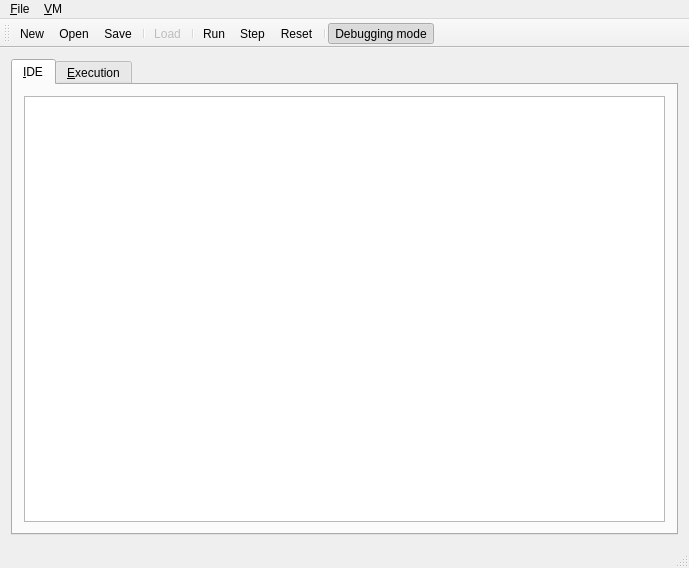
<?xml version="1.0" encoding="UTF-8"?>
<ui version="4.0">
 <class>BrainWindow</class>
 <widget class="QMainWindow" name="BrainWindow">
  <property name="geometry">
   <rect>
    <x>0</x>
    <y>0</y>
    <width>689</width>
    <height>568</height>
   </rect>
  </property>
  <property name="windowTitle">
   <string/>
  </property>
  <widget class="QWidget" name="centralWidget">
   <layout class="QVBoxLayout" name="verticalLayout">
    <item>
     <widget class="QTabWidget" name="viewsTab">
      <property name="enabled">
       <bool>true</bool>
      </property>
      <property name="tabPosition">
       <enum>QTabWidget::North</enum>
      </property>
      <property name="tabShape">
       <enum>QTabWidget::Rounded</enum>
      </property>
      <property name="currentIndex">
       <number>0</number>
      </property>
      <property name="movable">
       <bool>true</bool>
      </property>
      <widget class="QWidget" name="ideTab">
       <attribute name="title">
        <string>&amp;IDE</string>
       </attribute>
       <layout class="QVBoxLayout" name="verticalLayout_3">
        <item>
         <widget class="QPlainTextEdit" name="teIde">
          <property name="font">
           <font>
            <family>DejaVu Sans Mono</family>
            <pointsize>9</pointsize>
            <weight>75</weight>
            <bold>true</bold>
            <kerning>false</kerning>
           </font>
          </property>
          <property name="cursor" stdset="0">
           <cursorShape>IBeamCursor</cursorShape>
          </property>
          <property name="horizontalScrollBarPolicy">
           <enum>Qt::ScrollBarAlwaysOff</enum>
          </property>
          <property name="plainText">
           <string notr="true"/>
          </property>
         </widget>
        </item>
       </layout>
      </widget>
      <widget class="QWidget" name="debuggingTab">
       <attribute name="title">
        <string>&amp;Execution</string>
       </attribute>
       <layout class="QGridLayout" name="gridLayout">
        <item row="0" column="0">
         <widget class="QSplitter" name="splitter_2">
          <property name="orientation">
           <enum>Qt::Horizontal</enum>
          </property>
          <widget class="QWidget" name="layoutWidget">
           <layout class="QVBoxLayout" name="loProgramRelated">
            <item>
             <widget class="QSplitter" name="splitter">
              <property name="orientation">
               <enum>Qt::Vertical</enum>
              </property>
              <widget class="QWidget" name="layoutWidget">
               <layout class="QVBoxLayout" name="verticalLayout_2">
                <item>
                 <widget class="QLabel" name="lbProgram">
                  <property name="text">
                   <string>Program currently in VM</string>
                  </property>
                 </widget>
                </item>
                <item>
                 <widget class="QPlainTextEdit" name="teDebugProgram">
                  <property name="font">
                   <font>
                    <family>DejaVu Sans Mono</family>
                    <pointsize>7</pointsize>
                    <weight>75</weight>
                    <bold>true</bold>
                    <kerning>false</kerning>
                   </font>
                  </property>
                  <property name="verticalScrollBarPolicy">
                   <enum>Qt::ScrollBarAsNeeded</enum>
                  </property>
                  <property name="horizontalScrollBarPolicy">
                   <enum>Qt::ScrollBarAlwaysOff</enum>
                  </property>
                  <property name="undoRedoEnabled">
                   <bool>false</bool>
                  </property>
                  <property name="plainText">
                   <string notr="true"/>
                  </property>
                  <property name="textInteractionFlags">
                   <set>Qt::NoTextInteraction</set>
                  </property>
                  <property name="centerOnScroll">
                   <bool>true</bool>
                  </property>
                 </widget>
                </item>
               </layout>
              </widget>
              <widget class="QWidget" name="layoutWidget">
               <layout class="QVBoxLayout" name="verticalLayout_5">
                <item>
                 <widget class="QLabel" name="lbOutput">
                  <property name="text">
                   <string>Output</string>
                  </property>
                 </widget>
                </item>
                <item>
                 <widget class="QPlainTextEdit" name="teOutput">
                  <property name="font">
                   <font>
                    <family>DejaVu Sans Mono</family>
                    <kerning>false</kerning>
                   </font>
                  </property>
                  <property name="cursor" stdset="0">
                   <cursorShape>IBeamCursor</cursorShape>
                  </property>
                  <property name="verticalScrollBarPolicy">
                   <enum>Qt::ScrollBarAsNeeded</enum>
                  </property>
                  <property name="horizontalScrollBarPolicy">
                   <enum>Qt::ScrollBarAlwaysOff</enum>
                  </property>
                  <property name="undoRedoEnabled">
                   <bool>false</bool>
                  </property>
                  <property name="readOnly">
                   <bool>true</bool>
                  </property>
                  <property name="plainText">
                   <string notr="true"/>
                  </property>
                  <property name="textInteractionFlags">
                   <set>Qt::TextSelectableByKeyboard|Qt::TextSelectableByMouse</set>
                  </property>
                  <property name="centerOnScroll">
                   <bool>true</bool>
                  </property>
                 </widget>
                </item>
               </layout>
              </widget>
             </widget>
            </item>
            <item>
             <layout class="QVBoxLayout" name="loInputBuffer">
              <item>
               <widget class="QLabel" name="lbInput">
                <property name="text">
                 <string>Input buffer:</string>
                </property>
               </widget>
              </item>
              <item>
               <widget class="QLineEdit" name="leInput">
                <property name="inputMask">
                 <string notr="true"/>
                </property>
               </widget>
              </item>
             </layout>
            </item>
           </layout>
          </widget>
          <widget class="QSplitter" name="spControls">
           <property name="orientation">
            <enum>Qt::Vertical</enum>
           </property>
           <widget class="QWidget" name="layoutWidget">
            <layout class="QGridLayout" name="loMemAndDPIP">
             <item row="0" column="1">
              <layout class="QGridLayout" name="loMemContents">
               <item row="3" column="1">
                <widget class="QTableWidget" name="tblMemory">
                 <property name="sizePolicy">
                  <sizepolicy hsizetype="Minimum" vsizetype="MinimumExpanding">
                   <horstretch>0</horstretch>
                   <verstretch>0</verstretch>
                  </sizepolicy>
                 </property>
                 <property name="maximumSize">
                  <size>
                   <width>75</width>
                   <height>170</height>
                  </size>
                 </property>
                 <property name="font">
                  <font>
                   <family>DejaVu Sans Mono</family>
                   <pointsize>7</pointsize>
                   <kerning>false</kerning>
                  </font>
                 </property>
                 <property name="frameShape">
                  <enum>QFrame::StyledPanel</enum>
                 </property>
                 <property name="frameShadow">
                  <enum>QFrame::Sunken</enum>
                 </property>
                 <property name="verticalScrollBarPolicy">
                  <enum>Qt::ScrollBarAsNeeded</enum>
                 </property>
                 <property name="horizontalScrollBarPolicy">
                  <enum>Qt::ScrollBarAlwaysOff</enum>
                 </property>
                 <property name="autoScroll">
                  <bool>false</bool>
                 </property>
                 <property name="editTriggers">
                  <set>QAbstractItemView::NoEditTriggers</set>
                 </property>
                 <property name="showDropIndicator" stdset="0">
                  <bool>false</bool>
                 </property>
                 <property name="dragDropOverwriteMode">
                  <bool>false</bool>
                 </property>
                 <property name="alternatingRowColors">
                  <bool>false</bool>
                 </property>
                 <property name="selectionMode">
                  <enum>QAbstractItemView::NoSelection</enum>
                 </property>
                 <property name="textElideMode">
                  <enum>Qt::ElideMiddle</enum>
                 </property>
                 <property name="verticalScrollMode">
                  <enum>QAbstractItemView::ScrollPerItem</enum>
                 </property>
                 <property name="gridStyle">
                  <enum>Qt::SolidLine</enum>
                 </property>
                 <property name="wordWrap">
                  <bool>false</bool>
                 </property>
                 <property name="cornerButtonEnabled">
                  <bool>false</bool>
                 </property>
                 <property name="rowCount">
                  <number>9</number>
                 </property>
                 <property name="columnCount">
                  <number>1</number>
                 </property>
                 <attribute name="horizontalHeaderVisible">
                  <bool>false</bool>
                 </attribute>
                 <attribute name="horizontalHeaderCascadingSectionResizes">
                  <bool>false</bool>
                 </attribute>
                 <attribute name="horizontalHeaderDefaultSectionSize">
                  <number>39</number>
                 </attribute>
                 <attribute name="horizontalHeaderHighlightSections">
                  <bool>false</bool>
                 </attribute>
                 <attribute name="horizontalHeaderMinimumSectionSize">
                  <number>39</number>
                 </attribute>
                 <attribute name="verticalHeaderVisible">
                  <bool>false</bool>
                 </attribute>
                 <attribute name="verticalHeaderDefaultSectionSize">
                  <number>18</number>
                 </attribute>
                 <attribute name="verticalHeaderHighlightSections">
                  <bool>false</bool>
                 </attribute>
                 <attribute name="verticalHeaderMinimumSectionSize">
                  <number>18</number>
                 </attribute>
                 <attribute name="verticalHeaderVisible">
                  <bool>false</bool>
                 </attribute>
                 <attribute name="verticalHeaderDefaultSectionSize">
                  <number>18</number>
                 </attribute>
                 <attribute name="horizontalHeaderCascadingSectionResizes">
                  <bool>false</bool>
                 </attribute>
                 <attribute name="horizontalHeaderVisible">
                  <bool>false</bool>
                 </attribute>
                 <attribute name="horizontalHeaderMinimumSectionSize">
                  <number>39</number>
                 </attribute>
                 <attribute name="verticalHeaderMinimumSectionSize">
                  <number>18</number>
                 </attribute>
                 <attribute name="horizontalHeaderHighlightSections">
                  <bool>false</bool>
                 </attribute>
                 <attribute name="verticalHeaderHighlightSections">
                  <bool>false</bool>
                 </attribute>
                 <attribute name="horizontalHeaderDefaultSectionSize">
                  <number>39</number>
                 </attribute>
                 <row/>
                 <row/>
                 <row/>
                 <row/>
                 <row/>
                 <row/>
                 <row/>
                 <row/>
                 <row/>
                 <column/>
                </widget>
               </item>
               <item row="3" column="2">
                <spacer name="horizontalSpacer">
                 <property name="orientation">
                  <enum>Qt::Horizontal</enum>
                 </property>
                 <property name="sizeType">
                  <enum>QSizePolicy::MinimumExpanding</enum>
                 </property>
                 <property name="sizeHint" stdset="0">
                  <size>
                   <width>40</width>
                   <height>20</height>
                  </size>
                 </property>
                </spacer>
               </item>
               <item row="0" column="1">
                <spacer name="verticalSpacer">
                 <property name="orientation">
                  <enum>Qt::Vertical</enum>
                 </property>
                 <property name="sizeType">
                  <enum>QSizePolicy::MinimumExpanding</enum>
                 </property>
                 <property name="sizeHint" stdset="0">
                  <size>
                   <width>20</width>
                   <height>40</height>
                  </size>
                 </property>
                </spacer>
               </item>
               <item row="3" column="0">
                <spacer name="horizontalSpacer_2">
                 <property name="orientation">
                  <enum>Qt::Horizontal</enum>
                 </property>
                 <property name="sizeType">
                  <enum>QSizePolicy::Minimum</enum>
                 </property>
                 <property name="sizeHint" stdset="0">
                  <size>
                   <width>40</width>
                   <height>20</height>
                  </size>
                 </property>
                </spacer>
               </item>
               <item row="1" column="1">
                <widget class="QLabel" name="lbMemory">
                 <property name="text">
                  <string>Memory contents</string>
                 </property>
                </widget>
               </item>
              </layout>
             </item>
             <item row="2" column="1">
              <layout class="QFormLayout" name="loDPIP">
               <property name="fieldGrowthPolicy">
                <enum>QFormLayout::ExpandingFieldsGrow</enum>
               </property>
               <item row="2" column="0">
                <widget class="QLabel" name="lbDP">
                 <property name="text">
                  <string>DP:</string>
                 </property>
                </widget>
               </item>
               <item row="5" column="0">
                <widget class="QLabel" name="lbIP">
                 <property name="text">
                  <string>IP:</string>
                 </property>
                </widget>
               </item>
               <item row="5" column="1">
                <widget class="QLabel" name="leIP">
                 <property name="font">
                  <font>
                   <family>DejaVu Sans Mono</family>
                   <weight>75</weight>
                   <bold>true</bold>
                  </font>
                 </property>
                 <property name="text">
                  <string>0</string>
                 </property>
                </widget>
               </item>
               <item row="2" column="1">
                <widget class="QLabel" name="leDP">
                 <property name="font">
                  <font>
                   <family>DejaVu Sans Mono</family>
                   <weight>75</weight>
                   <bold>true</bold>
                  </font>
                 </property>
                 <property name="text">
                  <string>0</string>
                 </property>
                </widget>
               </item>
               <item row="1" column="0">
                <spacer name="horizontalSpacer_3">
                 <property name="orientation">
                  <enum>Qt::Horizontal</enum>
                 </property>
                 <property name="sizeType">
                  <enum>QSizePolicy::Minimum</enum>
                 </property>
                 <property name="sizeHint" stdset="0">
                  <size>
                   <width>40</width>
                   <height>20</height>
                  </size>
                 </property>
                </spacer>
               </item>
              </layout>
             </item>
             <item row="1" column="1">
              <spacer name="verticalSpacer_3">
               <property name="orientation">
                <enum>Qt::Vertical</enum>
               </property>
               <property name="sizeHint" stdset="0">
                <size>
                 <width>20</width>
                 <height>40</height>
                </size>
               </property>
              </spacer>
             </item>
            </layout>
           </widget>
           <widget class="QWidget" name="layoutWidget">
            <layout class="QGridLayout" name="gridLayout_2">
             <item row="0" column="0" rowspan="2">
              <layout class="QVBoxLayout" name="verticalLayout_7">
               <item>
                <spacer name="verticalSpacer_2">
                 <property name="orientation">
                  <enum>Qt::Vertical</enum>
                 </property>
                 <property name="sizeHint" stdset="0">
                  <size>
                   <width>20</width>
                   <height>40</height>
                  </size>
                 </property>
                </spacer>
               </item>
               <item>
                <widget class="QLabel" name="lbTickDelay">
                 <property name="text">
                  <string>Run tick delay (milliseconds)</string>
                 </property>
                </widget>
               </item>
               <item>
                <widget class="QSlider" name="slTickDelay">
                 <property name="maximum">
                  <number>2000</number>
                 </property>
                 <property name="singleStep">
                  <number>10</number>
                 </property>
                 <property name="value">
                  <number>200</number>
                 </property>
                 <property name="orientation">
                  <enum>Qt::Horizontal</enum>
                 </property>
                 <property name="invertedAppearance">
                  <bool>false</bool>
                 </property>
                 <property name="invertedControls">
                  <bool>false</bool>
                 </property>
                 <property name="tickPosition">
                  <enum>QSlider::TicksBelow</enum>
                 </property>
                 <property name="tickInterval">
                  <number>100</number>
                 </property>
                </widget>
               </item>
              </layout>
             </item>
             <item row="1" column="1">
              <widget class="QLineEdit" name="leTickDelay">
               <property name="minimumSize">
                <size>
                 <width>45</width>
                 <height>0</height>
                </size>
               </property>
               <property name="maximumSize">
                <size>
                 <width>0</width>
                 <height>16777215</height>
                </size>
               </property>
               <property name="text">
                <string>200</string>
               </property>
               <property name="frame">
                <bool>true</bool>
               </property>
               <property name="alignment">
                <set>Qt::AlignCenter</set>
               </property>
               <property name="readOnly">
                <bool>true</bool>
               </property>
              </widget>
             </item>
            </layout>
           </widget>
          </widget>
         </widget>
        </item>
       </layout>
      </widget>
     </widget>
    </item>
   </layout>
  </widget>
  <widget class="QMenuBar" name="menuBar">
   <property name="geometry">
    <rect>
     <x>0</x>
     <y>0</y>
     <width>689</width>
     <height>21</height>
    </rect>
   </property>
   <widget class="QMenu" name="menu_File">
    <property name="title">
     <string>&amp;File</string>
    </property>
    <addaction name="actionNew"/>
    <addaction name="actionOpen"/>
    <addaction name="actionSave"/>
    <addaction name="actionSaveAs"/>
    <addaction name="separator"/>
    <addaction name="action_Quit"/>
   </widget>
   <widget class="QMenu" name="menuVM">
    <property name="title">
     <string>&amp;VM</string>
    </property>
    <addaction name="actionLoad_program"/>
    <addaction name="separator"/>
    <addaction name="actionRun"/>
    <addaction name="actionStep"/>
    <addaction name="separator"/>
    <addaction name="actionReset"/>
    <addaction name="actionClear"/>
    <addaction name="actionDebugging_mode"/>
   </widget>
   <addaction name="menu_File"/>
   <addaction name="menuVM"/>
  </widget>
  <widget class="QStatusBar" name="statusBar"/>
  <widget class="QToolBar" name="toolBar">
   <property name="windowTitle">
    <string>toolBar</string>
   </property>
   <property name="toolButtonStyle">
    <enum>Qt::ToolButtonFollowStyle</enum>
   </property>
   <attribute name="toolBarArea">
    <enum>TopToolBarArea</enum>
   </attribute>
   <attribute name="toolBarBreak">
    <bool>false</bool>
   </attribute>
   <addaction name="actionNew"/>
   <addaction name="actionOpen"/>
   <addaction name="actionSave"/>
   <addaction name="separator"/>
   <addaction name="actionLoad_program"/>
   <addaction name="separator"/>
   <addaction name="actionRun"/>
   <addaction name="actionStep"/>
   <addaction name="actionReset"/>
   <addaction name="separator"/>
   <addaction name="actionDebugging_mode"/>
  </widget>
  <action name="action_Quit">
   <property name="text">
    <string>&amp;Quit</string>
   </property>
   <property name="toolTip">
    <string>Quits the program</string>
   </property>
   <property name="shortcut">
    <string>Ctrl+Q</string>
   </property>
  </action>
  <action name="actionReset">
   <property name="text">
    <string>&amp;Reset</string>
   </property>
   <property name="toolTip">
    <string>Resets the VM state</string>
   </property>
   <property name="shortcut">
    <string>Ctrl+Z</string>
   </property>
  </action>
  <action name="actionClear">
   <property name="text">
    <string>&amp;Clear</string>
   </property>
   <property name="toolTip">
    <string>Clears the VM</string>
   </property>
  </action>
  <action name="actionStep">
   <property name="text">
    <string>S&amp;tep</string>
   </property>
   <property name="toolTip">
    <string>Single-steps through the program</string>
   </property>
   <property name="shortcut">
    <string>Ctrl+X</string>
   </property>
  </action>
  <action name="actionRun">
   <property name="checkable">
    <bool>true</bool>
   </property>
   <property name="text">
    <string>&amp;Run</string>
   </property>
   <property name="toolTip">
    <string>Runs the program</string>
   </property>
   <property name="shortcut">
    <string>Ctrl+R</string>
   </property>
  </action>
  <action name="actionLoad_program">
   <property name="enabled">
    <bool>false</bool>
   </property>
   <property name="text">
    <string>&amp;Load</string>
   </property>
   <property name="toolTip">
    <string>Compiles and loads the IDE project into the VM</string>
   </property>
   <property name="shortcut">
    <string>Ctrl+L</string>
   </property>
  </action>
  <action name="actionDebugging_mode">
   <property name="checkable">
    <bool>true</bool>
   </property>
   <property name="checked">
    <bool>true</bool>
   </property>
   <property name="text">
    <string>&amp;Debugging mode</string>
   </property>
   <property name="toolTip">
    <string>Toggles debugging mode</string>
   </property>
   <property name="shortcut">
    <string>Ctrl+D</string>
   </property>
  </action>
  <action name="actionOpen">
   <property name="text">
    <string>&amp;Open...</string>
   </property>
   <property name="toolTip">
    <string>Opens a Brainfuck source file</string>
   </property>
   <property name="shortcut">
    <string>Ctrl+O</string>
   </property>
  </action>
  <action name="actionSaveAs">
   <property name="text">
    <string>Save as...</string>
   </property>
   <property name="toolTip">
    <string>Saves the file being edited as a new file</string>
   </property>
   <property name="shortcut">
    <string>Ctrl+Shift+S</string>
   </property>
  </action>
  <action name="actionSave">
   <property name="enabled">
    <bool>true</bool>
   </property>
   <property name="text">
    <string>&amp;Save...</string>
   </property>
   <property name="toolTip">
    <string>Saves the file being edited</string>
   </property>
   <property name="shortcut">
    <string>Ctrl+S</string>
   </property>
  </action>
  <action name="actionNew">
   <property name="text">
    <string>New</string>
   </property>
   <property name="toolTip">
    <string>Creates a new Brainfuck document</string>
   </property>
   <property name="shortcut">
    <string>Ctrl+N</string>
   </property>
  </action>
 </widget>
 <layoutdefault spacing="6" margin="11"/>
 <tabstops>
  <tabstop>teDebugProgram</tabstop>
  <tabstop>teOutput</tabstop>
  <tabstop>teIde</tabstop>
 </tabstops>
 <resources/>
 <connections/>
</ui>
